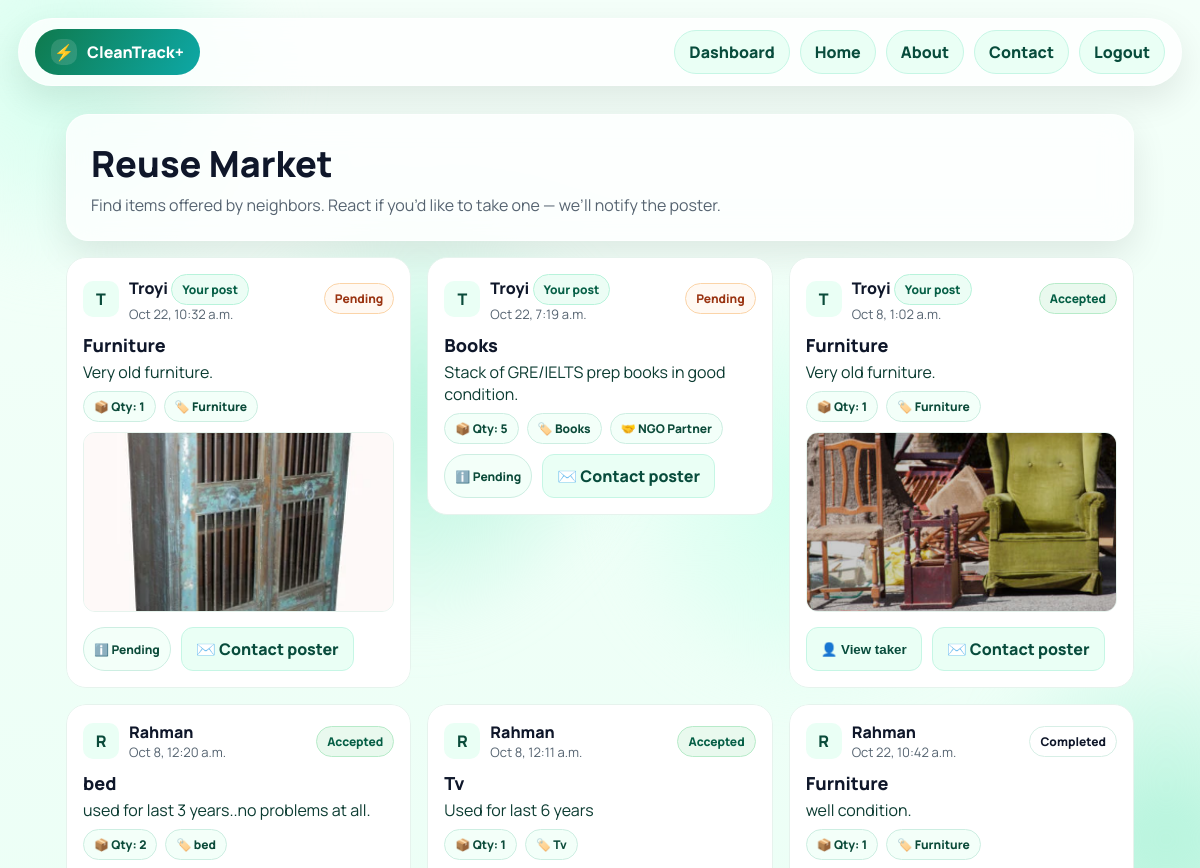
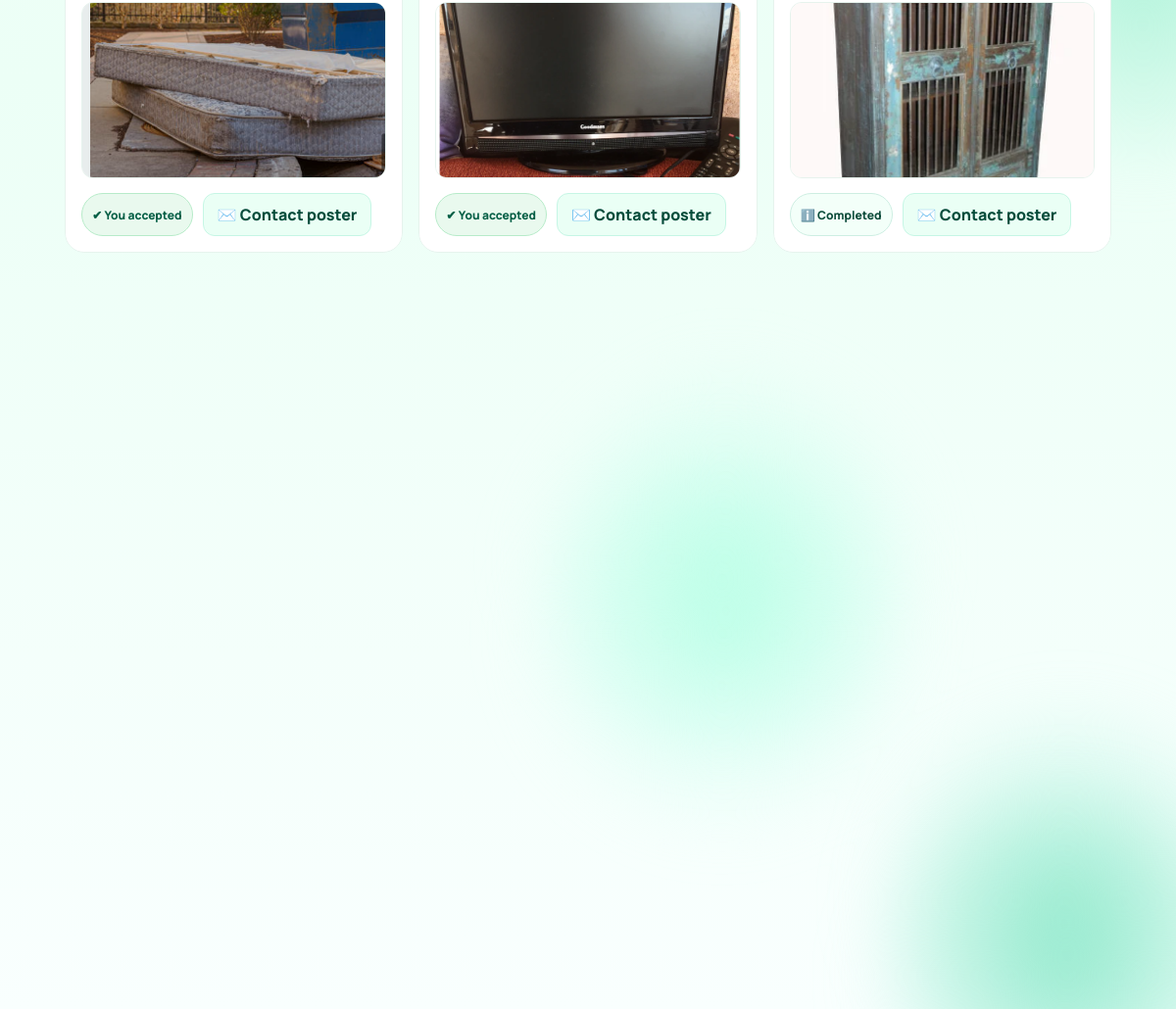
Page /users/reuse_market/ (signed in) on the committed database (2 pictures, top to bottom).
### users/models.py (models this page shows, shortened)
class TimeStamped(models.Model):
    created = models.DateTimeField(auto_now_add=True)
    updated = models.DateTimeField(auto_now=True)
    class Meta:
        abstract = True

class ReuseDonation(TimeStamped):
    class Status(models.TextChoices):
        PENDING   = "pending", "Pending"
        ACCEPTED  = "accepted", "Accepted"
        DONATED   = "donated", "Donated"
        CANCELLED = "cancelled", "Cancelled"
    user = models.ForeignKey(
        settings.AUTH_USER_MODEL,
        on_delete=models.CASCADE,
        related_name="reuse_donations",
    )
    category = models.CharField(max_length=50)
    quantity = models.PositiveIntegerField(default=1)
    partner  = models.CharField(max_length=120, blank=True, default="")
    note     = models.CharField(max_length=255, blank=True, default="")
    photo    = models.ImageField(upload_to="reuse_photos/", blank=True, null=True)
    status = models.CharField(
        max_length=20,
        choices=Status.choices,
        default=Status.PENDING,
        db_index=True,
    )
    accepted_by = models.ForeignKey(
        settings.AUTH_USER_MODEL,
        null=True, blank=True,
        related_name="reuses_taken",
        on_delete=models.SET_NULL,
        help_text="User who accepted the item (if any).",
    )
    accepted_at = models.DateTimeField(
        null=True, blank=True,
        help_text="When the item was accepted (if accepted).",
    )
    class Meta:
        ordering = ("-created",)
        indexes = [
            models.Index(fields=("status", "created")),
            models.Index(fields=("status", "accepted_at")),
        ]
        constraints = [
            models.CheckConstraint(
                name="reuse_accepted_by_not_self",
                check=Q(accepted_by__isnull=True) | ~Q(accepted_by=F("user")),
            ),
            models.CheckConstraint(
                name="reuse_accept_fields_null_when_pending",
                check=~Q(status="pending") | (Q(accepted_by__isnull=True) & Q(accepted_at__isnull=True)),
            ),
            models.CheckConstraint(
                name="reuse_accept_fields_set_when_accepted",
                check=~Q(status="accepted") | (Q(accepted_by__isnull=False) & Q(accepted_at__isnull=False)),
            ),
        ]
    @property
    def item_name(self):
        return self.category
    @property
    def description(self):
        return self.note or ""

class User(AbstractUser):
    ROLE_CHOICES = (
        ("regular", "Regular"),
        ("driver",  "Driver"),
        ("admin",   "Admin"),
    )
    role = models.CharField(max_length=10, choices=ROLE_CHOICES, default="regular")
    phone_number = models.CharField(max_length=15, blank=True, null=True)

### users/views.py (the view)
# urls.py: path("reuse_market/", views.reuse_market, name="reuse_market"),
@login_required
def reuse_market(request):
    qs = ReuseDonation.objects.select_related("user", "accepted_by")
    qs = qs.annotate(
        status_rank=models.Case(
            models.When(status__iexact="pending", then=models.Value(0)),
            models.When(status__iexact="accepted", then=models.Value(1)),
            models.When(status__iexact="donated", then=models.Value(2)),
            default=models.Value(3),
            output_field=models.IntegerField(),
        )
    ).order_by("status_rank", "-created")
    items = list(qs[:120])
    for it in items:
        try:
            it.created_dhaka = _to_dhaka(getattr(it, "created", None))
        except Exception:
            it.created_dhaka = getattr(it, "created", None)
        if not getattr(it, "item_name", None):
            it.item_name = it.category or "Donation"
        if not getattr(it, "description", None):
            it.description = it.note or ""
        it.poster_email = getattr(it.user, "email", "") or ""
        it.poster_phone = getattr(it.user, "phone_number", "") or ""
        it.is_owner = it.user_id == request.user.id
        it.is_accepted_by_me = getattr(it, "accepted_by_id", None) == request.user.id
        it.can_accept = (
            (it.status or "").lower() == "pending"
            and not it.is_owner
            and getattr(it, "accepted_by_id", None) is None
        )
    return render(request, "users/reuse_market.html", {"items": items})

### users/views.py (called while the page is built)
def _to_dhaka(dt):
    if not dt:
        return None
    dhaka = ZoneInfo("Asia/Dhaka")
    if timezone.is_naive(dt):
        if getattr(settings, "USE_TZ", True):
            dt = timezone.make_aware(dt, timezone.get_default_timezone())
        else:
            return dt.replace(tzinfo=dhaka)
    return dt.astimezone(dhaka)

### templates/users/reuse_market.html (shortened to what this page needs)
{% load static %}
<!doctype html>
<html lang="en">
<head>
</head>
<body>
  <div class="bg"><span></span><span></span></div>
  <header class="topbar glass reveal" data-anim>
    <div class="brand"><div class="bolt">⚡</div>CleanTrack+</div>
    <nav class="nav-actions">
      <a class="nav-btn" href="{% url 'users:dashboard' %}"> Dashboard</a>
      <a class="nav-btn" href="{% url 'home' %}"> Home</a>
        <a class="nav-btn" href="{% url 'users:about' %}"> About</a>
        <a class="nav-btn" href="{% url 'contact' %}"> Contact</a>
      <a class="nav-btn" href="{% url 'users:logout' %}"> Logout</a>
    </nav>
  </header>
  <div class="wrap">
    <section class="hero glass reveal" data-anim style="--d:60ms">
      <h1 class="title">Reuse Market</h1>
      <p class="sub">Find items offered by neighbors. React if you’d like to take one — we’ll notify the poster.</p>
    </section>
    <section class="grid">
      {% for it in items %}
        {% with st=it.status|default:"pending"|lower %}
        <article class="item reveal" data-anim style="--d:{{ forloop.counter0|add:'1' }}00ms">
          <div class="card">
            <div class="top">
              <div class="avatar">{{ it.user.username|slice:":1"|upper }}</div>
              <div>
                <div class="who">
                  {{ it.user.get_full_name|default:it.user.username }}
                  {% if request.user.id == it.user_id %}
                    <span class="pill badge-own"> Your post</span>
                  {% endif %}
                </div>
                <div class="when">{% if it.created %}{{ it.created|date:"M j, g:i a" }}{% endif %}</div>
              </div>
              <div class="status {{ st }}" style="margin-left:auto; text-transform:capitalize">{{ st }}</div>
            </div>
            <div class="name">{{ it.item_name|default:it.description|default:"Donation" }}</div>
            {% if it.note %}<p class="note">{{ it.note }}</p>{% endif %}
            <div class="meta">
              <span class="pill">📦 Qty: {{ it.quantity|default:"1" }}</span>
              {% if it.category %}<span class="pill">🏷️ {{ it.category }}</span>{% endif %}
              {% if it.partner %}<span class="pill">🤝 {{ it.partner }}</span>{% endif %}
            </div>
            {% if it.photo %}
              <div class="thumb"><img src="{{ it.photo.url }}" alt="donation photo"></div>
            {% endif %}
            <div class="actions">
              {% if st == "pending" and request.user.id != it.user_id %}
                <form method="post" action="{% url 'users:reuse_accept' it.id %}">
                  {% csrf_token %}
                  <button class="btn btn-primary" type="submit">I’m interested</button>
                </form>
              {% elif st == "accepted" and it.accepted_by_id == request.user.id %}
                <span class="pill" style="background:#e9f9ee;border-color:#b7ebc9;color:#065f46">✔ You accepted</span>
              {% elif st == "accepted" %}
                {% if request.user.id == it.user_id %}
                  <button class="btn btn-ghost js-reveal" type="button" data-target="#taker-{{it.id}}">👤 View taker</button>
                {% else %}
                  <span class="pill">⏳ Taken</span>
                {% endif %}
              {% else %}
                <span class="pill">ℹ️ {{ st|title }}</span>
              {% endif %}
              <details class="ctc">
                <summary class="btn btn-ghost">✉️ Contact poster</summary>
              </details>
            </div>
          </div>
        </article>
        {% endwith %}
      {% empty %}
        <div class="glass" style="grid-column:1/-1; padding:20px; border-radius:18px; font-weight:800; color:#0a4b3a">
          No reuse items yet. Be the first to post from the <a href="{% url 'users:reuse' %}">Donate / Reuse</a> page.
        </div>
      {% endfor %}
    </section>
  </div>
</body>
</html>

### templates/users/reuse_market.html (style rules this page uses)
:root { --brand:#0f7a4d; --brand2:#0ea5a0; --ink:#0f172a; --muted:#566471; --glass:#ffffffcc; --glass-b:#ffffffa6; --ghost:#eafff5; --shadow:0 14px 36px rgba(0,0,0,.09); }
* { box-sizing:border-box }
html,body { height:100% }
body { margin:0; font-family:Manrope,system-ui,Segoe UI,Roboto,Arial; color:var(--ink); background:#f8fffb }
.bg { position:fixed; inset:0; z-index:-2; background:linear-gradient(180deg,#f4fff9 0%,#ecfff6 50%,#f9fffe 100%) }
.bg span { position:absolute;width:46vmax;height:46vmax;border-radius:50%; background:radial-gradient(35% 35% at 30% 30%,#dcfff4,transparent 70%), radial-gradient(35% 35% at 70% 70%,#bff3e3,transparent 70%); filter:blur(28px); mix-blend-mode:multiply; animation:float 18s var(--d,0s) ease-in-out infinite alternate }
.bg span:nth-child(3) { bottom:-12vmax; left:25vmax; --d:-6s }
.bg span:nth-child(4) { bottom:-8vmax; right:-8vmax; --d:-9s }
.glass { background:var(--glass); backdrop-filter:blur(14px) saturate(1.15); -webkit-backdrop-filter:blur(14px) saturate(1.15); border:1px solid var(--glass-b); box-shadow:var(--shadow) }
.topbar { position:sticky; top:0; margin:18px; border-radius:999px; padding:10px 16px; display:flex; align-items:center; justify-content:space-between }
.brand { display:flex; align-items:center; gap:10px; color:#fff; padding:10px 16px; border-radius:999px; font-weight:900; background:linear-gradient(120deg,#0f7a4d,#0ea5a0,#0f7a4d); background-size:200% 100%; animation:logoFlow 6s linear infinite }
.bolt { width:26px; height:26px; border-radius:10px; background:#ffffff22; display:grid; place-items:center }
.nav-actions { display:flex; gap:10px }
.nav-btn { display:inline-flex; gap:8px; align-items:center; text-decoration:none; background:var(--ghost); border:1px solid #c6f6e5; color:#084c3c; padding:10px 14px; border-radius:999px; font-weight:800 }
.wrap { max-width:1100px; margin:0 auto; padding:10px 16px 60px }
.hero { padding:24px; border-radius:22px; margin-bottom:16px }
.title { font-size:36px; font-weight:900; margin:0 0 6px }
.sub { color:var(--muted); margin:0 }
.grid { display:grid; grid-template-columns:repeat(3,1fr); gap:16px }
.item { position:relative; overflow:hidden; border-radius:20px }
.card { position:relative; border-radius:20px; padding:16px; background:#fff; border:1px solid #e6f3ed }
.top { display:flex; gap:10px; align-items:center; margin-bottom:10px }
.avatar { width:36px;height:36px;border-radius:10px;background:#eafff5;display:grid;place-items:center;font-weight:900;color:#0a4b3a }
.who { font-weight:800 }
.when { font-size:13px; color:var(--muted) }
.name { font-weight:900; font-size:18px; margin:4px 0 4px }
.note { color:#0b3b31; margin:0 0 8px }
.meta { display:flex; gap:8px; flex-wrap:wrap; margin:6px 0 10px }
.pill { display:inline-flex; gap:8px; align-items:center; padding:6px 10px; border-radius:999px; border:1px solid #cdeee2; background:#f3fff9; color:#0c4b3a; font-weight:800; font-size:12px }
.badge-own { background:#ecfdf5; border:1px solid #b8f3db; color:#065f46 }
.status { margin-left:auto; font-weight:900; font-size:12px; padding:6px 10px; border-radius:999px; border:1px solid #d7efe6 }
.status.pending { background:#fff9f3; border-color:#fbd4a8; color:#9a3412 }
.status.accepted { background:#e9f9ee; border-color:#b7ebc9; color:#065f46 }
.thumb { margin:6px 0 10px }
.thumb img { width:100%; max-height:180px; object-fit:cover; border-radius:12px; border:1px solid #e6f3ed }
.actions { display:flex; gap:10px; margin-top:8px; flex-wrap:wrap }
.btn { appearance:none; border:0; border-radius:12px; padding:10px 14px; font-weight:900; cursor:pointer }
.btn-ghost { background:var(--ghost); border:1px solid #c6f6e5; color:#084c3c; text-decoration:none; display:inline-flex; align-items:center }
details.ctc { display:inline-block }
details.ctc > summary { list-style:none }
details.ctc > summary { cursor:pointer }
.reveal { opacity:0; transform:translateY(10px) scale(.985) }
.reveal.in { opacity:1; transform:none; transition:opacity .42s ease, transform .42s ease; transition-delay:var(--d,0ms) }

### rows in the picture
ReuseDonation: user.username "T", user.get_full_name "Troyi", shows "Your post", created "Oct 22, 10:32 a.m.", status "Pending", item_name "Furniture", note "Very old furniture.", quantity "1", category "Furniture", photo (picture)
ReuseDonation: user.username "T", user.get_full_name "Troyi", shows "Your post", created "Oct 22, 7:19 a.m.", status "Pending", item_name "Books", note "Stack of GRE/IELTS prep books in good condition.", quantity "5", category "Books", partner "NGO Partner"
ReuseDonation: user.username "T", user.get_full_name "Troyi", shows "Your post", created "Oct 8, 1:02 a.m.", status "Accepted", item_name "Furniture", note "Very old furniture.", quantity "1", category "Furniture", photo (picture)
ReuseDonation: user.username "R", user.get_full_name "Rahman", created "Oct 8, 12:20 a.m.", status "Accepted", item_name "bed", note "used for last 3 years..no problems at all.", quantity "2", category "bed", photo (picture), shows "✔ You accepted"
ReuseDonation: user.username "R", user.get_full_name "Rahman", created "Oct 8, 12:11 a.m.", status "Accepted", item_name "Tv", note "Used for last 6 years", quantity "1", category "Tv", photo (picture), shows "✔ You accepted"
ReuseDonation: user.username "R", user.get_full_name "Rahman", created "Oct 22, 10:42 a.m.", status "Completed", item_name "Furniture", note "well condition.", quantity "1", category "Furniture", photo (picture)
